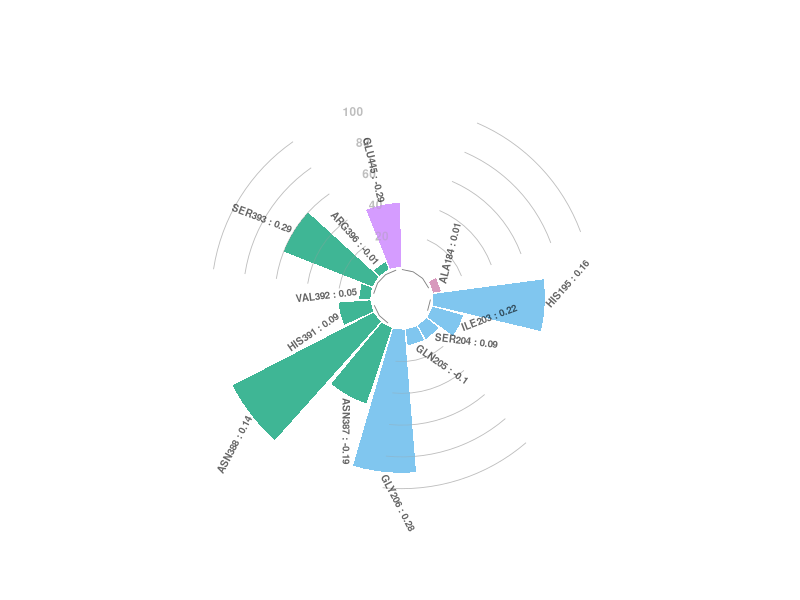
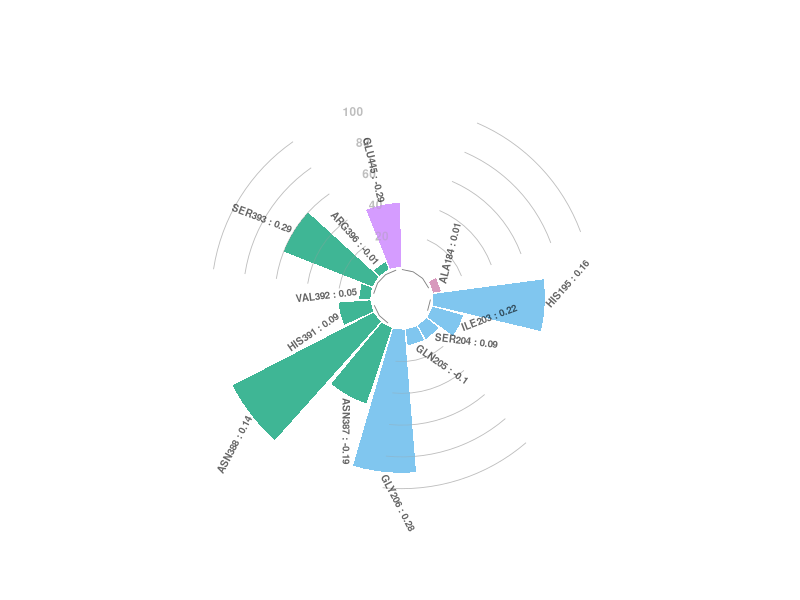

R code for these plots, in order:
library(tidyverse)
# data set creation of GTP(3jd4)
data=data.frame(individual=paste(c("ALA184","HIS195","ILE203","SER204","GLN205","GLY206",
                                   "ASN387","ASN388","HIS391","VAL392","SER393","ARG396","GLU445")
                                 ,c(0.01,0.16,0.22,0.09,-0.10,0.28,-0.19,0.14,0.09,0.05,0.29,-0.01,-0.29)
                                 ,sep=" : "),group=c( rep('A', 1), 
                                                      rep('B', 5), 
                                                      rep('C', 6),
                                                      rep('D', 1)),
                value=c(5,70,20,10,10,90,50,100,20,7,60,5,40))
# Set a number of 'empty bar' to add at the end of each group
empty_bar=3
to_add = data.frame( matrix(NA, empty_bar*nlevels(data$group), ncol(data)) )
colnames(to_add) = colnames(data)
to_add$group=rep(levels(data$group), each=empty_bar)
data=rbind(data, to_add)
data=data %>% arrange(group)
data$id=seq(1, nrow(data))
label_data=data
number_of_bar=nrow(label_data)
angle= 90 - 360 * (label_data$id-0.5) /number_of_bar
label_data$hjust<-ifelse( angle < -90, 1, 0)
label_data$angle<-ifelse(angle < -90, angle+180, angle)
# prepare a data frame for base lines
base_data=data %>%
  group_by(group) %>%
  summarize(start=min(id), end=max(id) - empty_bar) %>%
  rowwise() %>%
  mutate(title=mean(c(start, end)))
# prepare a data frame for grid (scales)
grid_data = base_data
grid_data$end = grid_data$end[ c( nrow(grid_data), 1:nrow(grid_data)-1)] + 1
grid_data$start = grid_data$start - 1
grid_data=grid_data[-1,]
#color group wise................
group.colors = c(A="#CC79A7",B="#56B4E9",C="#009E73",D="#C77CFF")
#png("Plot3.png", width = 4, height = 4, units = 'in', res = 300)
p = ggplot(data, aes(x=as.factor(id), y=value, fill=group)) +
  geom_bar(aes(x=as.factor(id), y=value, fill=group), stat="identity", alpha=0.5) +
  # Add a val=100/75/50/25 lines. I do it at the beginning to make sur barplots are OVER it.
  geom_segment(data=grid_data, aes(x = end, y = 100, xend = start, yend = 100), colour = "grey", alpha=1, size=0.3 , inherit.aes = FALSE ) +
  geom_segment(data=grid_data, aes(x = end, y = 80, xend = start, yend = 80), colour = "grey", alpha=1, size=0.3 , inherit.aes = FALSE ) +
  geom_segment(data=grid_data, aes(x = end, y = 60, xend = start, yend = 60), colour = "grey", alpha=1, size=0.3 , inherit.aes = FALSE ) +
  geom_segment(data=grid_data, aes(x = end, y = 40, xend = start, yend = 40), colour = "grey", alpha=1, size=0.3 , inherit.aes = FALSE ) +
  geom_segment(data=grid_data, aes(x = end, y = 20, xend = start, yend = 20), colour = "grey", alpha=1, size=0.3 , inherit.aes = FALSE ) +
  annotate("text", x = rep(max(data$id),5), y = c(20, 40, 60, 80, 100), label = c("20", "40", "60", "80", "100") , color="grey", size=3 , angle=0, fontface="bold", hjust=1) +
  geom_bar(aes(x=as.factor(id), y=value, fill=group), stat="identity", alpha=0.5) +
  ylim(-20,150) +
  theme_minimal() +
  theme(
    legend.position = "none",
    axis.text = element_blank(),
    axis.title = element_blank(),
    panel.grid = element_blank(),
    plot.margin = unit(rep(-1,4), "cm")
  ) +
  coord_polar() +
  geom_text(data=label_data, aes(x=id, y=value+2, label=individual, hjust=hjust), color="black", fontface="bold",alpha=0.6, size=2.5, angle= label_data$angle, inherit.aes = FALSE ) +
  geom_segment(data=base_data, aes(x = start, y = -2, xend = end, yend = -2), colour = "black", alpha=0.5, size=0.3 , inherit.aes = FALSE )+
#geom_text(data=base_data, aes(x = title, y = -18, label=group), hjust=c(1,1,0,0), colour = "black", alpha=0.8, size=4, fontface="bold", inherit.aes = FALSE)
scale_fill_manual(values=group.colors)
p
#dev.off()
ggsave(file = "3jd4-nadh-reg.png", dpi = 300, width = 5.5, height = 5.5, units = "in")
